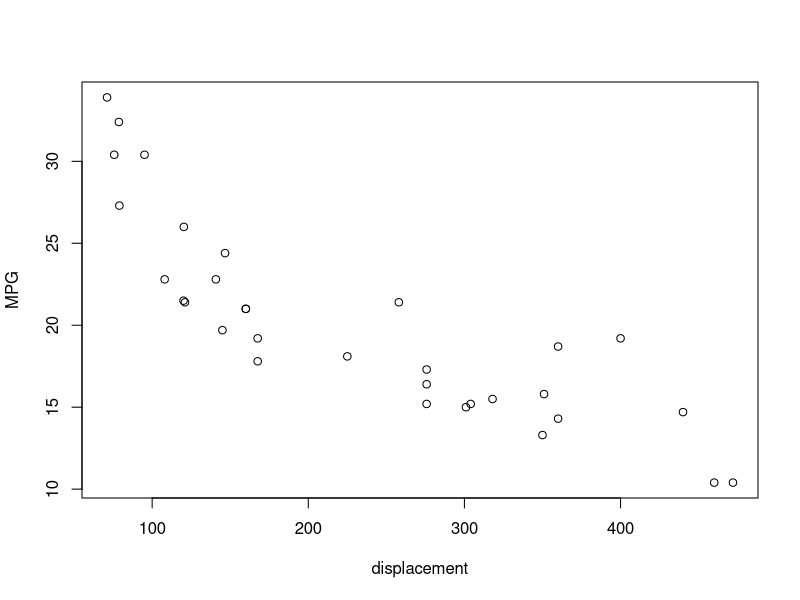

Write R code to recreate this figure.
## ----setup, include=FALSE------------------------------------------------
knitr::opts_chunk$set(echo = TRUE)

## ---- echo=TRUE, results='markup'----------------------------------------
summary(mtcars[, 1:3])

## ---- echo=TRUE, results='asis'------------------------------------------
library(knitr)
kable(mtcars[1:5, 1:3])

## ---- echo=TRUE, fig.cap="A Scatterplot", fig.align='center', fig.pos="!h"----
  plot(mtcars$disp, mtcars$mpg, 
       xlab = "displacement", ylab = "MPG")

